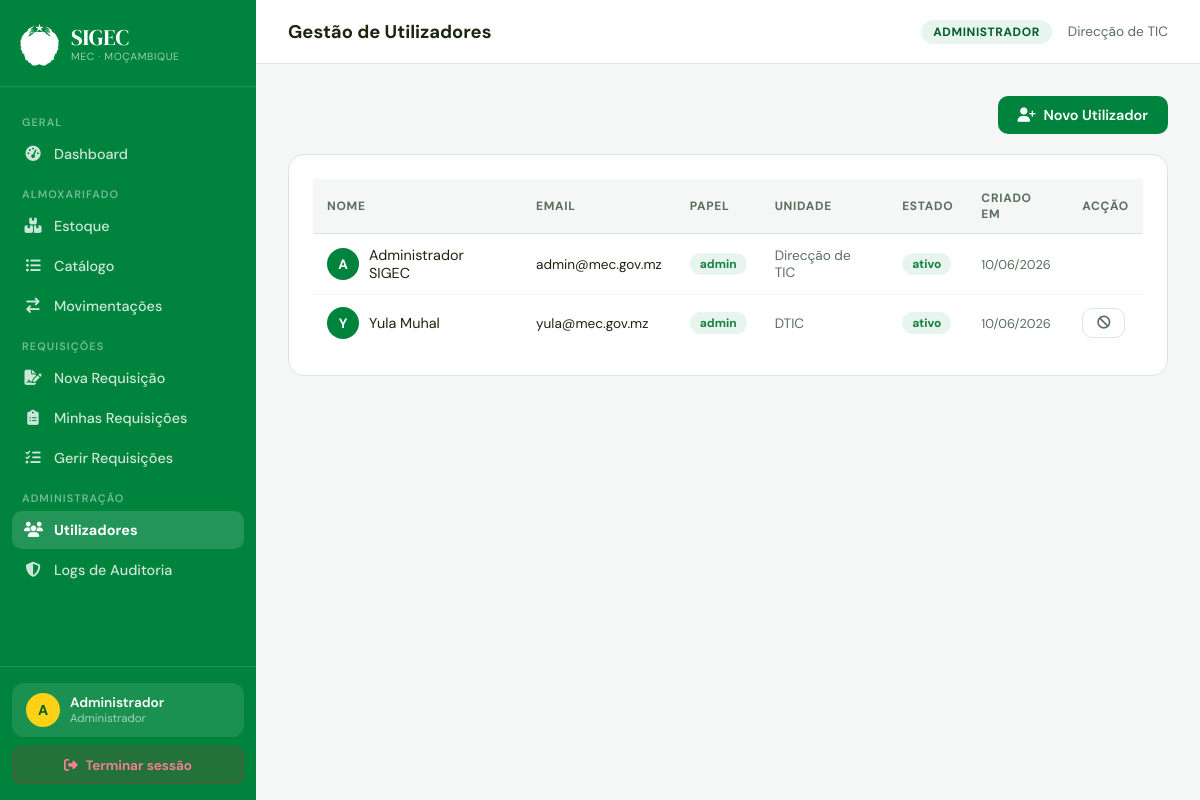
Page /utilizadores.php (signed in) on the committed database.
### tables this page shows
CREATE TABLE utilizadores (
  id         INT AUTO_INCREMENT PRIMARY KEY,
  nome       VARCHAR(100) NOT NULL,
  email      VARCHAR(100) NOT NULL UNIQUE,
  senha      VARCHAR(255) NOT NULL,           
  role_id    INT NOT NULL DEFAULT 3,
  unidade    VARCHAR(150),
  estado     ENUM('ativo','inativo') DEFAULT 'ativo',
  criado_em  TIMESTAMP DEFAULT CURRENT_TIMESTAMP,
  FOREIGN KEY (role_id) REFERENCES roles(id)
);

CREATE TABLE roles (
  id   INT AUTO_INCREMENT PRIMARY KEY,
  nome VARCHAR(50) NOT NULL   
);

### config.php (called while the page is built, shortened)
<?php
function currentUser(): array {
    return [
        'id'     => $_SESSION['uid']    ?? 0,
        'nome'   => $_SESSION['nome']   ?? '',
        'email'  => $_SESSION['email']  ?? '',
        'role'   => $_SESSION['role']   ?? '',
        'unidade'=> $_SESSION['unidade']?? '',
    ];
}
function roleLabel(string $role): string {
    return match($role) {
        'admin'        => 'Administrador',
        'gestor'       => 'Gestor de Almoxarifado',
        'requisitante' => 'Requisitante',
        default        => ucfirst($role),
    };
}
?>

### utilizadores.php (the view, shortened to what this page needs)
<?php
require_once 'config.php';
$currentPage = 'utilizadores';
$pageTitle   = 'Gestão de Utilizadores';
$db  = db();
$lista = $db->query(
    "SELECT u.*, r.nome AS role_nome
     FROM utilizadores u JOIN roles r ON r.id=u.role_id
     ORDER BY u.criado_em DESC"
)->fetchAll();
include 'partials/header.php';
?>
<div style="display:flex;justify-content:flex-end;margin-bottom:20px">
  <button class="btn btn-primary" onclick="document.getElementById('modalNovo').classList.add('open')">
    <i class="fas fa-user-plus"></i> Novo Utilizador
  </button>
</div>
<div class="card">
  <div class="table-wrap">
    <table>
      <thead><tr>
        <th>Nome</th><th>Email</th><th>Papel</th><th>Unidade</th><th>Estado</th><th>Criado em</th><th>Acção</th>
      </tr></thead>
      <tbody>
      <?php foreach ($lista as $u): ?>
        <tr>
          <td>
            <div style="display:flex;align-items:center;gap:10px">
              <div style="width:32px;height:32px;background:var(--verde);border-radius:50%;display:flex;align-items:center;justify-content:center;color:white;font-weight:700;font-size:0.85rem;flex-shrink:0">
                <?= strtoupper(mb_substr($u['nome'],0,1)) ?>
              </div>
              <?= htmlspecialchars($u['nome']) ?>
            </div>
          </td>
          <td style="font-size:0.85rem"><?= htmlspecialchars($u['email']) ?></td>
          <td><span class="badge badge-ok"><?= htmlspecialchars($u['role_nome']) ?></span></td>
          <td style="font-size:0.85rem;color:var(--sub)"><?= htmlspecialchars($u['unidade']??'—') ?></td>
          <td>
            <span class="badge <?= $u['estado']==='ativo'?'badge-realizada':'badge-perda' ?>">
              <?= $u['estado'] ?>
            </span>
          </td>
          <td style="font-size:0.8rem;color:var(--sub)"><?= date('d/m/Y', strtotime($u['criado_em'])) ?></td>
          <td>
            <?php if ($u['id'] != currentUser()['id']): ?>
            <form method="POST" style="display:inline">
              <button type="submit" class="btn btn-ghost btn-sm"
                onclick="return confirm('Alterar estado deste utilizador?')">
                <?= $u['estado']==='ativo' ? '<i class="fas fa-ban"></i>' : '<i class="fas fa-check"></i>' ?>
              </button>
            </form>
            <?php endif; ?>
          </td>
        </tr>
      <?php endforeach; ?>
      </tbody>
    </table>
  </div>
</div>
<?php include 'partials/footer.php'; ?>

### partials/header.php (shortened to what this page needs)
<?php
$user = currentUser();
$role = $user['role'];
?>
<!DOCTYPE html>
<html lang="pt">
<head>
  <link rel="stylesheet" href="https://cdnjs.cloudflare.com/ajax/libs/font-awesome/6.5.0/css/all.min.css">
</head>
<body>
<nav class="sidebar" id="sidebar">
  <div class="sidebar-brand">
    <img src="assets/logo.png" alt="MEC" onerror="this.style.display='none'">
    <div>
      <div class="app-name">SIGEC</div>
      <div class="app-sub">MEC · Moçambique</div>
    </div>
  </div>
  <div class="sidebar-nav">
    <div class="nav-section-title">Geral</div>
    <a href="dashboard.php" class="nav-item <?= ($currentPage??'') === 'dashboard' ? 'active' : '' ?>">
      <i class="fas fa-gauge-high"></i> Dashboard
    </a>
    <?php if (in_array($role, ['admin','gestor'])): ?>
    <div class="nav-section-title">Almoxarifado</div>
    <a href="estoque.php" class="nav-item <?= ($currentPage??'') === 'estoque' ? 'active' : '' ?>">
      <i class="fas fa-boxes-stacked"></i> Estoque
    </a>
    <a href="consumiveis.php" class="nav-item <?= ($currentPage??'') === 'consumiveis' ? 'active' : '' ?>">
      <i class="fas fa-list-ul"></i> Catálogo
    </a>
    <a href="movimentacoes.php" class="nav-item <?= ($currentPage??'') === 'movimentacoes' ? 'active' : '' ?>">
      <i class="fas fa-arrow-right-arrow-left"></i> Movimentações
    </a>
    <?php endif; ?>
    <div class="nav-section-title">Requisições</div>
    <a href="requisicoes.php" class="nav-item <?= ($currentPage??'') === 'requisicoes' ? 'active' : '' ?>">
      <i class="fas fa-file-signature"></i> Nova Requisição
    </a>
    <a href="minhas_requisicoes.php" class="nav-item <?= ($currentPage??'') === 'minhas_req' ? 'active' : '' ?>">
      <i class="fas fa-clipboard-list"></i> Minhas Requisições
    </a>
    <?php if (in_array($role, ['admin','gestor'])): ?>
    <a href="gestao_requisicoes.php" class="nav-item <?= ($currentPage??'') === 'gestao_req' ? 'active' : '' ?>">
      <i class="fas fa-tasks"></i> Gerir Requisições
    </a>
    <?php endif; ?>
    <?php if ($role === 'admin'): ?>
    <div class="nav-section-title">Administração</div>
    <a href="utilizadores.php" class="nav-item <?= ($currentPage??'') === 'utilizadores' ? 'active' : '' ?>">
      <i class="fas fa-users"></i> Utilizadores
    </a>
    <a href="logs.php" class="nav-item <?= ($currentPage??'') === 'logs' ? 'active' : '' ?>">
      <i class="fas fa-shield-halved"></i> Logs de Auditoria
    </a>
    <?php endif; ?>
  </div>
  <div class="sidebar-footer">
    <div class="user-chip">
      <div class="user-avatar"><?= strtoupper(mb_substr($user['nome'], 0, 1)) ?></div>
      <div>
        <div class="user-name"><?= htmlspecialchars(explode(' ', $user['nome'])[0]) ?></div>
        <div class="user-role"><?= roleLabel($role) ?></div>
      </div>
    </div>
    <a href="logout.php" class="btn-logout"><i class="fas fa-right-from-bracket"></i> Terminar sessão</a>
  </div>
</nav>
<div class="main-wrap">
  <div class="topbar">
    <div style="display:flex;align-items:center;gap:14px;">
      <span class="page-heading"><?= htmlspecialchars($pageTitle ?? 'Dashboard') ?></span>
    </div>
    <div class="topbar-right">
      <span class="badge-role"><?= roleLabel($role) ?></span>
      <span style="font-size:0.85rem;color:var(--sub)"><?= htmlspecialchars($user['unidade']) ?></span>
    </div>
  </div>
  <div class="content-area">

### rows in the picture
utilizadores: nome "A", nome "Administrador", unidade "Direcção de TIC", nome "Administrador SIGEC", email "admin@mec.gov.mz", role.nome "admin", estado "ativo", criado_em "10/06/2026"
roles: nome "Administrador", nome "ADMINISTRADOR"
utilizadores: nome "Y", nome "Yula Muhal", email "yula@mec.gov.mz", role.nome "admin", unidade "DTIC", estado "ativo", criado_em "10/06/2026"

### other values in the picture
$pageTitle "Gestão de Utilizadores"
